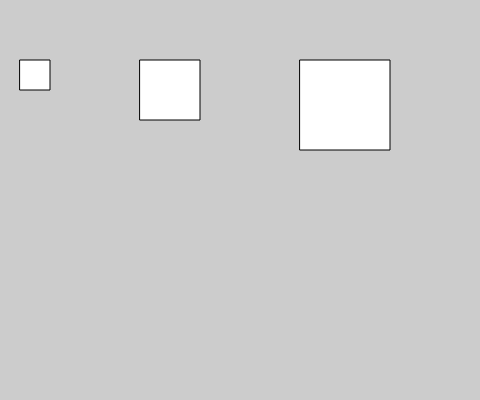
Frame 1 (no input)
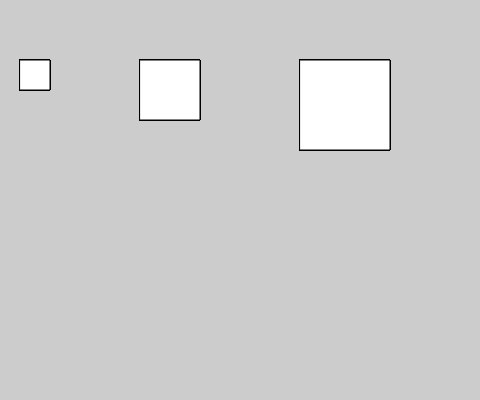
Frame 60 (no input)
Frame 120 (the mouse pressed at the canvas centre since frame 60): identical to frame 60, image omitted

The p5.js sketch that drew these frames (run headless with seeded random() and noise() and a simulated clock; from frame 60 on, the mouse is pressed at the canvas centre):

// p5.js sketch
// ── sketch.js
function setup(){
  createCanvas(480, 400);
  background(204);

}
var x= 80;
var y= 40;
var d= 70;
var s= 20;

function draw() {
rect(20, 60, 30, 30);
rect(140,60,60, 60);
rect(300,60,90, 90);

}
